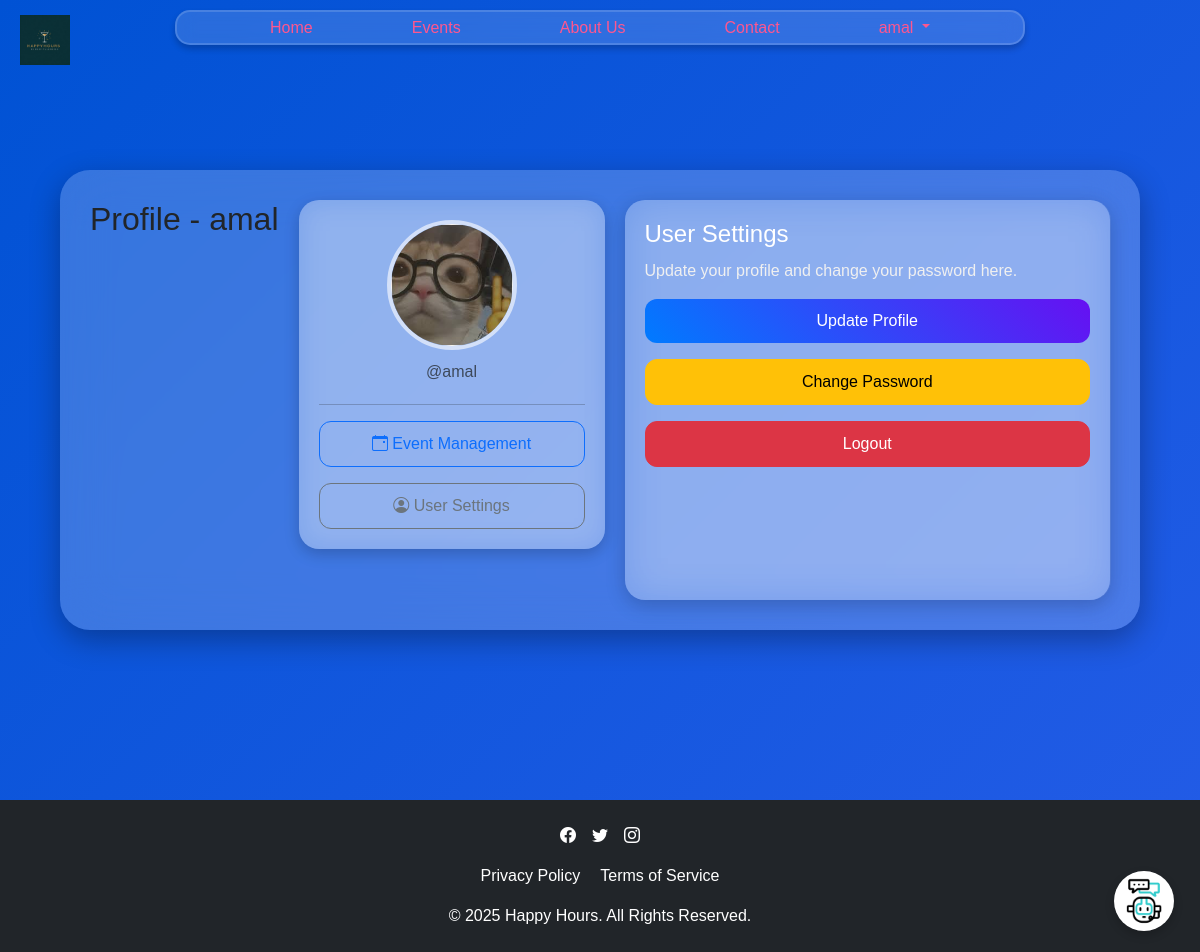
Screenshot of /user/profile/ (signed in) with the database file from the repository.
### userapp/models.py (models this page shows, shortened)
class CustomUser(AbstractUser):
    phone_number = models.CharField(max_length=15, null=True, blank=True)
    address = models.TextField(null=True, blank=True)
    profile_picture = models.ImageField(upload_to='profile_pics/', null=True, blank=True)  # New field

### userapp/views.py (the view)
# urls.py: path('profile/', views.profile, name='profile'),
@login_required
def profile(request):
    return render(request, 'userapp/profile.html', {'timestamp': now().timestamp()})

### userapp/context_processors.py (called while the page is built)
def timestamp(request):
    return {
        'timestamp': int(time.time())  # Or use any versioning logic you prefer
    }

def toast_message(request):
    return {
        'toast_message': {
            'type': getattr(request, 'toast_type', None),  # Default to None if not set
            'message': getattr(request, 'toast_message', None),  # Default to None if not set
        }
    }

### userapp/templates/userapp/profile.html (shortened to what this page needs)
{% extends 'base.html' %}
{% load static %}
{% block content %}
<div class="profile-page">
    <div class="glassmorphic-canvas">
        <h2 class="text-center">Profile - {{ user.username }}</h2>
        <div class="profile-sidebar">
            <div class="text-center">
                <img src="{% if user.profile_picture %}{{ user.profile_picture.url }}{% else %}{% static 'images/default-profile.jpg' %}{% endif %}"
                     alt="Profile Photo" class="rounded-circle profile-img">
                <p class="text-muted">@{{ user.username }}</p>
            </div>
            <hr>
            <div class="d-grid gap-3">
                <button class="btn btn-outline-primary w-100 custom-btn" onclick="showSection('events')"
                        data-booking-url="{% url 'userapp:booking_dashboard' %}"
                        data-change-url="{% url 'userapp:change_requests_dashboard' %}">
                    <i class="bi bi-calendar-event"></i> Event Management
                </button>
                <button class="btn btn-outline-secondary w-100 custom-btn" onclick="showSection('user-settings')"
                        data-update-profile-url="{% url 'userapp:update_profile' %}"
                        data-change-password-url="{% url 'userapp:change_password' %}"
                        data-logout-url="{% url 'userapp:logout' %}">
                    <i class="bi bi-person-circle"></i> User Settings
                </button>
            </div>
        </div>
        <div class="profile-content">
            <div class="glassmorphic-box">
                <div id="content-area">
                    <h4>User Settings</h4>
                    <p>Update your profile and change your password here.</p>
                    <div class="d-grid gap-3">
                        <a href="{% url 'userapp:update_profile' %}" class="btn btn-primary w-100 custom-btn">Update Profile</a>
                        <a href="{% url 'userapp:change_password' %}" class="btn btn-warning w-100 custom-btn">Change Password</a>
                        <a href="{% url 'userapp:logout' %}" class="btn btn-danger w-100 custom-btn">Logout</a>
                    </div>
                </div>
            </div>
        </div>
    </div>
</div>
{% block extra_css %}
<link rel="stylesheet" href="{% static 'userapp/css/profile_style.css' %}">
{% endblock %}
{% endblock %}

### templates/base.html (shortened to what this page needs)
{% load static %}
{% load custom_filters %}
<!DOCTYPE html>
<html lang="en">
<head>
    <link href="https://cdn.jsdelivr.net/npm/bootstrap@5.3.2/dist/css/bootstrap.min.css" rel="stylesheet">
    <link href="https://cdn.jsdelivr.net/npm/bootstrap-icons/font/bootstrap-icons.css" rel="stylesheet">
    <link rel="stylesheet" href="{% static 'css/styles.css' %}?v={{ timestamp }}">
    {% block extra_css %} {% endblock %}
</head>
<body>
    <div class="toast-container top-0 end-0 p-3" id="toast-container">
    </div>
    <header>
        <img src="{% static 'images/happy-hours.jpeg' %}" alt="Happy Hours Logo" class="custom-logo">
        <nav class="navbar custom-navbar navbar-expand-lg">
            <div class="container">
                <div class="collapse navbar-collapse" id="navbarNavDropdown">
                    <ul class="navbar-nav ms-auto">
                        <li class="nav-item"><a class="nav-link {% if request.path == '/' %}active{% endif %}"
                                href="/">Home</a></li>
                        <li class="nav-item"><a class="nav-link {% if request.path == '/events' %}active{% endif %}"
                                href="/events">Events</a></li>
                        <li class="nav-item"><a class="nav-link {% if request.path == '/about' %}active{% endif %}"
                                href="/about">About Us</a></li>
                        <li class="nav-item"><a class="nav-link {% if request.path == '/contact' %}active{% endif %}"
                                href="/contact">Contact</a></li>
                        {% if user.is_authenticated %}
                        <li class="nav-item dropdown">
                            <a class="nav-link dropdown-toggle" href="#" id="navbarDropdown" role="button"
                                data-bs-toggle="dropdown" aria-expanded="false">
                                {{ user.username }}
                            </a>
                        </li>
                        {% else %}
                        <li class="nav-item"><a class="nav-link" href="{% url 'userapp:login' %}">Login</a></li>
                        <li class="nav-item"><a class="nav-link" href="{% url 'userapp:signup' %}">Sign Up</a></li>
                        {% endif %}
                    </ul>
                </div>
            </div>
        </nav>
    </header>
    <main>
        {% block content %}{% endblock %}
    </main>
    {% block footer %}
    <footer class="bg-dark text-white text-center py-4 mt-auto">
        <div class="container">
            <div class="d-flex justify-content-center mb-3">
                <a href="https://facebook.com" class="text-white me-3"><i class="bi bi-facebook"></i></a>
                <a href="https://twitter.com" class="text-white me-3"><i class="bi bi-twitter"></i></a>
                <a href="https://instagram.com" class="text-white"><i class="bi bi-instagram"></i></a>
            </div>
            <div class="mb-3">
                <a href="{% url 'eventapp:privacy_policy' %}" class="text-white me-3">Privacy Policy</a>
                <a href="{% url 'eventapp:terms_of_service' %}" class="text-white">Terms of Service</a>
            </div>
            <p class="mb-0">&copy; 2025 Happy Hours. All Rights Reserved.</p>
        </div>
    </footer>
    {% endblock %}
    {% include 'chatbot.html' %}
</body>
</html>

### static/css/styles.css (style rules this page uses)
body, html { font-family: "Arial", sans-serif; margin: 0; padding: 0; background-color: #ffffff; }
.custom-logo { position: absolute; top: 15px; left: 20px; height: 50px; z-index: 1500; }
.custom-navbar { position: fixed; top: 10px; left: 50%; transform: translateX(-50%); width: 850px; max-height: 35px; z-index: 1000; background-color: rgba( 255, 255, 255, 0.15 ) !important; backdrop-filter: blur(10px); border-radius: 15px; border: 2px solid rgba(255, 255, 255, 0.15); box-shadow: 0px 4px 6px rgba(0, 0, 0, 0.2); padding: 10px 0; }
.custom-navbar .navbar-nav { display: flex; justify-content: space-evenly; width: 100%; }
.custom-navbar .nav-link { color: #fe578f; font-size: 1rem; font-weight: 500; text-decoration: none; margin: 0 10px; transition: color 0.3s ease; }
footer { background-color: #222; color: #fff; padding: 20px 0; }
footer a { color: #ff4081; text-decoration: none; transition: color 0.3s ease; }
::placeholder { color: rgba(255, 255, 255, 0.7); }
.btn-primary { background: linear-gradient(45deg, #007bff, #6610f2); border: none; transition: all 0.3s ease-in-out; }

### userapp/static/userapp/css/profile_style.css (style rules this page uses)
.profile-page { height: 100vh; margin: 0; padding: 0; background: linear-gradient(135deg, #0052D4, #4364F7, #6FB1FC); background-size: 400% 400%; animation: gradientBG 15s ease infinite; display: flex; justify-content: center; align-items: center; }
.glassmorphic-canvas { width: 90%; max-width: 1200px; padding: 30px; background: rgba(255, 255, 255, 0.2); border-radius: 30px; backdrop-filter: blur(25px); -webkit-backdrop-filter: blur(25px); box-shadow: 0 10px 30px rgba(0, 0, 0, 0.3); display: flex; gap: 20px; flex-wrap: wrap; align-items: flex-start; }
.profile-sidebar { width: 30%; min-width: 280px; padding: 20px; background: rgba(255, 255, 255, 0.3); border-radius: 20px; backdrop-filter: blur(15px); box-shadow: 0 5px 15px rgba(0, 0, 0, 0.2); text-align: center; }
.profile-img { width: 130px; height: 130px; object-fit: cover; border: 4px solid rgba(255, 255, 255, 0.6); border-radius: 50%; transition: transform 0.3s ease; }
.profile-sidebar p { color: #ddd; margin-bottom: 20px; }
.custom-btn { transition: all 0.3s ease; font-weight: 500; padding: 10px 15px; border-radius: 12px; }
.profile-content { flex: 1; padding: 20px; background: rgba(255, 255, 255, 0.25); border-radius: 20px; backdrop-filter: blur(20px); box-shadow: 0 5px 20px rgba(0, 0, 0, 0.2); min-height: 400px; overflow-y: auto; }
#content-area h4 { font-size: 24px; margin-bottom: 10px; color: #fff; }
#content-area p { font-size: 16px; color: #f0f0f0; }

### rows the page displays
CustomUser: username "amal", profile_picture (picture)
